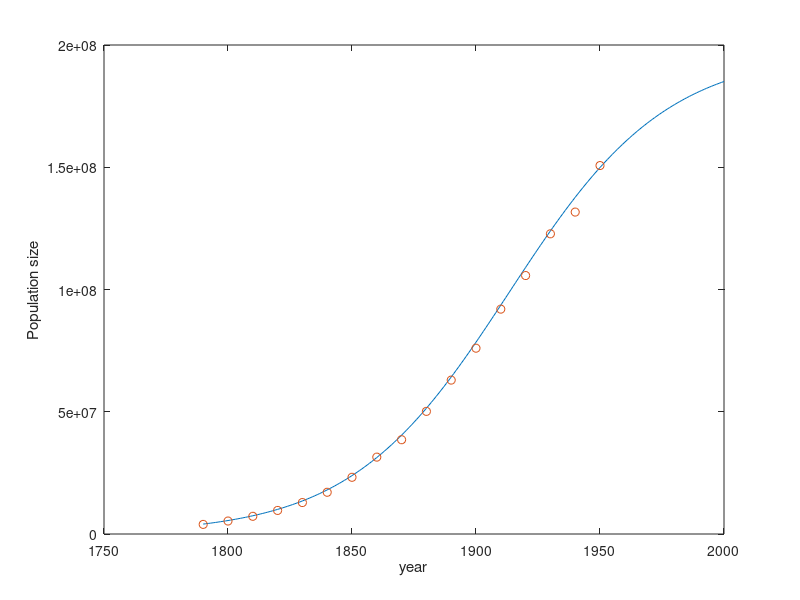

MATLAB code to generate this figure:
%Essential MATLAB, by Valentine and Hahn
%Chapter 9 problem 1
%Maddie C...........5/16/16
%Draw a graph of the population of the USA from 1790 to 2000, using the
%model: P(t)=197,273,000/(1+e^(-0.03134(t-1913.25))), where t is the date
%in years....then superimpose given populations for decade intervals
%between 1790 and 1950.
t=1790:1:2000;
P(t)=197273000./(1+exp(-0.03134.*(t-1913.25)));
plot(t,P(t))
xlabel('year')
ylabel('Population size')
hold on
N=1790:10:1950;
P=1000.*[3929 5308 7240 9638 12866 17069 23192 31443 38558 50156 62948 75995 91972 105711 122775 131669 150697];
plot(N,P,'o')
hold off